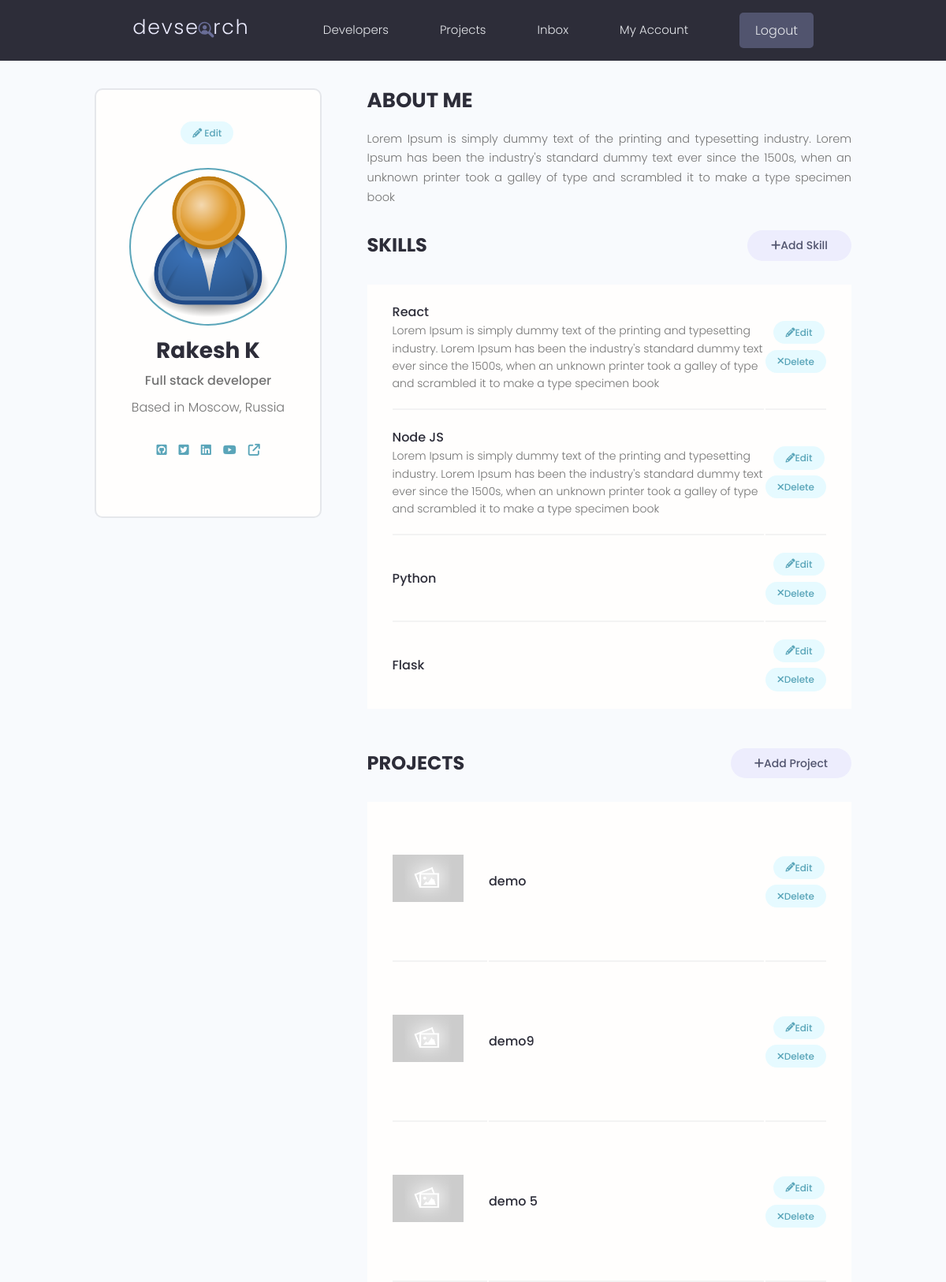
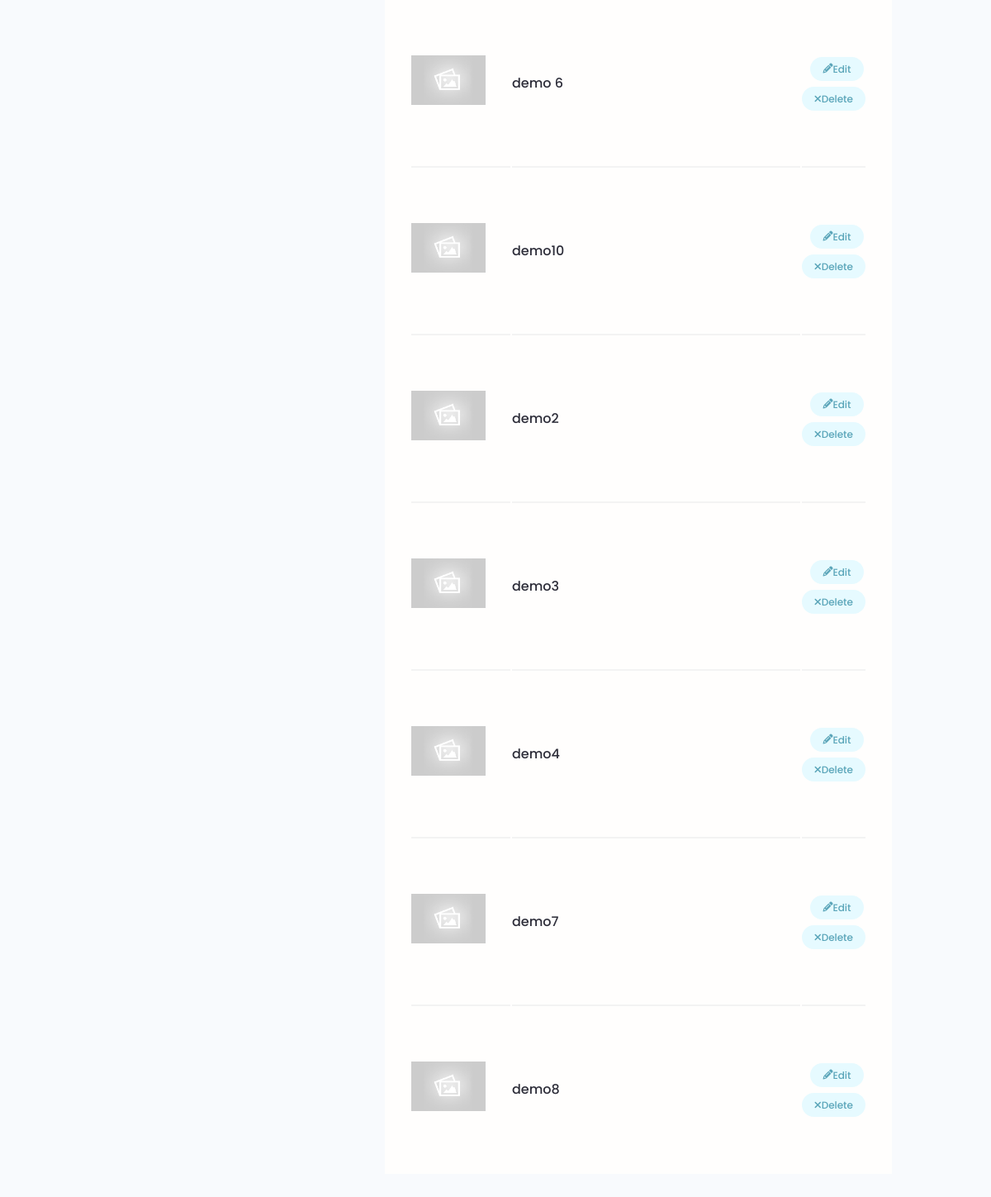
/account/ (signed in), run on the app's committed database (2 pictures, top to bottom).
### users/models.py (models this page shows, shortened)
class Profile(models.Model):
    user = models.OneToOneField(
        User, on_delete=models.CASCADE, null=True, blank=True)
    name = models.CharField(max_length=200, blank=True, null=True)
    email = models.EmailField(max_length=500, blank=True, null=True)
    username = models.CharField(max_length=200, blank=True, null=True)
    location = models.CharField(max_length=200, blank=True, null=True)
    short_intro = models.CharField(max_length=200, blank=True, null=True)
    bio = models.TextField(blank=True, null=True)
    profile_image = models.ImageField(
        null=True, blank=True, upload_to='profiles/', default='profiles/user-default.png')
    social_github = models.CharField(max_length=200, blank=True, null=True)
    social_twitter = models.CharField(max_length=200, blank=True, null=True)
    social_linkedin = models.CharField(max_length=200, blank=True, null=True)
    social_youtube = models.CharField(max_length=200, blank=True, null=True)
    social_website = models.CharField(max_length=200, blank=True, null=True)
    created = models.DateTimeField(auto_now_add=True)
    id = models.UUIDField(default=uuid.uuid4, unique=True,
                          primary_key=True, editable=False)
    class Meta:
        ordering = ['created']
    @property
    def imageUrl(self):
        try:
            url = self.profile_image.url
        except:
            url = ""
        return url

class Skill(models.Model):
    owner = models.ForeignKey(
        Profile, on_delete=models.CASCADE, null=True, blank=True)
    name = models.CharField(max_length=200, blank=True, null=True)
    description = models.TextField(null=True, blank=True)
    created = models.DateTimeField(auto_now_add=True)
    id = models.UUIDField(default=uuid.uuid4, unique=True,
                          primary_key=True, editable=False)

### projects/models.py (models this page shows, shortened)
class Project(models.Model):
    owner = models.ForeignKey(
        Profile, null=True, blank=True, on_delete=models.CASCADE)
    title = models.CharField(max_length=200)
    description = models.TextField(null=True, blank=True)
    featured_image = models.ImageField(
        null=True, blank=True, default='default.jpg')
    demo_link = models.CharField(max_length=2000, null=True, blank=True)
    source_link = models.CharField(max_length=2000, null=True, blank=True)
    tags = models.ManyToManyField('Tag', blank=True)
    vote_total = models.IntegerField(default=0, null=True, blank=True)
    vote_ratio = models.IntegerField(default=0, null=True, blank=True)
    created = models.DateTimeField(auto_now_add=True)
    id = models.UUIDField(default=uuid.uuid4, unique=True,
                          primary_key=True, editable=False)
    class Meta:
        ordering = ['-vote_ratio', '-vote_total', 'title']
    @property
    def imageUrl(self):
        try:
            url = self.featured_image.url
        except:
            url = ""
        return url

### users/views.py (the view)
# urls.py: path('account/', views.userAccount, name='account'),
@login_required(login_url='login')
def userAccount(request):
    profile = request.user.profile
    skills = profile.skill_set.all()
    projects = profile.project_set.all()
    context = {'profile': profile, 'skills': skills, 'projects': projects}
    return render(request, 'users/account.html', context)

### users/templates/users/account.html (shortened to what this page needs)
{% extends 'main.html' %}
{% block content %}
  <main class="settingsPage profile my-md">
    <div class="container">
      <div class="layout">
        <div class="column column--1of3">
          <div class="card text-center">
            <div class="card__body dev">
              <a class="tag tag--pill tag--main settings__btn" href="{% url 'edit-account' %}"><i class="fa fa-pencil"></i> Edit</a>
              <img class="avatar avatar--xl dev__avatar" src="{{ profile.imageUrl }}" />
              <h2 class="dev__name">{{ profile.name }}</h2>
              <p class="dev__title">{{ profile.short_intro }}</p>
              <p class="dev__location">Based in {{ profile.location }}</p>
              <ul class="dev__social">
                {% if profile.social_github %}
                <li>
                  <a title="Github" href="{{ profile.social_github }}" target="_blank"><i class="fa-brands fa-square-github"></i></a>
                </li>
                {% endif %}
                {% if profile.social_twitter %}
                <li>
                  <a title="Twitter" href="{{ profile.social_twitter }}" target="_blank"><i class="fa-brands fa-square-twitter"></i></a>
                </li>
                {% endif %}
                {% if profile.social_linkedin %}
                <li>
                  <a title="LinkedIn" href="{{ profile.social_linkedin }}" target="_blank"><i class="fa-brands fa-linkedin"></i></a>
                </li>
                {% endif %}
                {% if profile.social_youtube %}
                <li>
                  <a title="Youtube" href="{{ profile.social_youtube }}" target="_blank"><i class="fa-brands fa-youtube"></i></a>
                </li>
                {% endif %}
                {% if profile.social_website %}
                <li>
                  <a title="Personal Website" href="{{ profile.social_website }}" target="_blank"><i class="fa-solid fa-arrow-up-right-from-square"></i></a>
                </li>
                {% endif %}
              </ul>
            </div>
          </div>
        </div>
        <div class="column column--2of3">
          <div class="devInfo">
            <h3 class="devInfo__title">About Me</h3>
            <p class="devInfo__about">{{ profile.bio }}</p>
          </div>
          <div class="settings">
            <h3 class="settings__title">Skills</h3>
            <a class="tag tag--pill tag--sub settings__btn tag--lg" href="{% url 'create-skill' %}"><i class="fa fa-plus"></i>Add Skill</a>
          </div>
          <table class="settings__table">
            {% for skill in skills %}
              <tr>
                <td class="settings__tableInfo">
                  <h4>{{ skill.name }}</h4>
                  <p>{{ skill.description }}</p>
                </td>
                <td class="settings__tableActions">
                  <a class="tag tag--pill tag--main settings__btn" href="{% url 'update-skill' skill.id %}"><i class="fa fa-pencil"></i> Edit</a>
                  <a class="tag tag--pill tag--main settings__btn" href="{% url 'delete-skill' skill.id %}?next=/account"><i class="fa fa-times"></i>
                    Delete</a>
                </td>
              </tr>
            {% endfor %}
          </table>
          <div class="settings">
            <h3 class="settings__title">Projects</h3>
            <a class="tag tag--pill tag--sub settings__btn tag--lg" href="{% url 'create-project' %}"><i class="fa fa-plus"></i> Add Project</a>
          </div>
          <table class="settings__table">
            {% for project in projects %}
              <tr>
                <td class="settings__thumbnail">
                  <a href="{% url 'project' project.id %}"><img src="{{ project.imageUrl }}" alt="Project Thumbnail" /></a>
                </td>
                <td class="settings__tableInfo">
                  <a href="{% url 'project' project.id %}">{{ project.title }}</a>
                </td>
                <td class="settings__tableActions">
                  <a class="tag tag--pill tag--main settings__btn" href="{% url 'update-project' project.id %}"><i class="fa fa-pencil"></i> Edit</a>
                  <a class="tag tag--pill tag--main settings__btn" href="{% url 'delete-project' project.id %}?next=/account"><i class="fa fa-times"></i>
                    Delete</a>
                </td>
              </tr>
            {% endfor %}
          </table>
        </div>
      </div>
    </div>
  </main>
  {% endblock content %}

### static/styles/app.css (style rules this page uses)
:root { --color-sub: #2d2d39; }
.card { border: 2px solid var(--color-light); }
img { width: 100%; }
.profile .card > .dev { padding: 4rem; }
.dev__avatar { display: block; margin: auto; }
.dev__name { color: var(--color-sub); font-size: 2.8rem; font-weight: 700; margin-top: 1rem; margin-bottom: 0.5rem; }
.dev__title { font-size: 1.6rem; font-weight: 500; line-height: 1.3; }
.dev__location { margin-top: 1rem; }
.dev__social { margin: 3rem 0; list-style: none; display: flex; justify-content: center; gap: 1.5rem; }
.devInfo { margin-bottom: 3rem; }
.devInfo__title, .devInfo__subtitle { font-size: 2.6rem; color: var(--color-sub); text-transform: uppercase; font-weight: 700; margin-bottom: 1.5rem; }
.devInfo__about, .devSkill__info { font-size: 1.45rem; line-height: 1.7; text-align: justify; }
.settingsPage .dev > .settings__btn { display: inline-block; margin-bottom: 3rem; }
.settings { display: flex; justify-content: space-between; align-items: center; }
.settings__title { font-size: 2.4rem; text-transform: uppercase; font-weight: 700; color: var(--color-sub); }
.settings__table { margin-top: 3rem; margin-bottom: 5rem; padding: 0 3rem; background: var(--color-white); }
.settings__table tr { width: 100%; }
.settings__table tr > td { padding: 2rem 0; }
.settings__table tr:not(:last-child) td { border-bottom: 2px solid var(--color-white-light); }
.settings__thumbnail { width: 23%; min-width: 10rem; }
.settings__thumbnail img { padding-right: 3rem; height: 15rem; object-fit: contain; }
.settings__tableInfo { width: 100%; }
.settings__tableInfo h4, .settings__tableInfo a { padding-right: 1rem; width: auto; font-size: 1.6rem; font-weight: 500; color: var(--color-sub); }
.settings__tableInfo p { font-size: 1.4rem; }
.settings__tableActions { text-align: right; }

### static/uikit/styles/modules/_variables.css (style rules this page uses)
:root { --color-main: #5aa5b9; --color-main-light: #e6faff; --color-sub: #3f4156; --color-sub-light: #51546e; --color-sub-lighter: #ededfd; --color-text: #737373; --color-gray: #8b8b8b; --color-light: #e5e7eb; --color-light-gray: #767676; --color-bg: #f8fafd; --color-white: #fffefd; --color-white-light: #f3f3f3; --color-success: #359e64; --color-success-bg: #def8e8; --color-error: #fc4b0b; --color-error-bg: #fff2ee; --font-base: 'Poppins', arial, helvetica, 'Segoe UI', roboto, ubuntu, sans-serif; --font-monospace: 'Fira Code', 'Courier New', courier, monospace; --font-regular: 300; --font-medium: 500; --font-bold: 700; --generic-shadow: 1px 1px 5px #00000010; --generic-transition: all 0.3s ease-in-out; }

### static/uikit/styles/modules/_base.css (style rules this page uses)
* { margin: 0; padding: 0; box-sizing: border-box; text-rendering: optimizeLegibility; color: inherit; font-size: inherit; }
html { font-size: 50%; }
@media only screen and (min-width: 480px) { html { font-size: 56.25%; } }
@media only screen and (min-width: 1200px) { html { font-size: 62.5%; } }
body { line-height: 1.6; font-weight: 400; font-size: 1.5rem; color: var(--color-text); background-color: var(--color-bg); min-height: 100vh; }

### static/uikit/styles/modules/_typography.css (style rules this page uses)
* { font-family: var(--font-base); }
h2 { font-size: 3.6rem; font-weight: var(--font-bold); }
h3 { font-size: 3.2rem; font-weight: var(--font-medium); }
h4 { font-size: 2.8rem; font-weight: var(--font-medium); }
p, span, strong { font-size: 1.6rem; color: var(--color-text); font-weight: var(--font-regular); }
a { padding-bottom: 2px; text-decoration: none; display: inline-block; color: var(--color-main); font-weight: var(--font-medium); }

### static/uikit/styles/modules/_utilities.css (style rules this page uses)
.container { width: 92%; max-width: 165rem; margin: 0 auto; box-sizing: border-box; }
@media screen and (min-width: 1000px) { .container { width: 90%; } }
@media screen and (min-width: 1200px) { .container { width: 80%; } }
.text-center { text-align: center; }
.my-md { margin: 3rem auto; }

### static/uikit/styles/modules/_avatar.css (style rules this page uses)
.avatar { border-radius: 50%; border: 2px solid var(--color-main); object-fit: cover; }
.avatar--xl { height: 20rem; width: 20rem; }

### static/uikit/styles/modules/_card.css (style rules this page uses)
.card { border-radius: 1rem; background-color: var(--color-white); border: 1.5px solid var(--color-light); width: auto; height: auto; margin-top: 0.5rem; margin-bottom: 0.5rem; overflow: hidden; }
.card__body, .card__header { padding: 2rem 2.5rem; }

### static/uikit/styles/modules/_layout.css (style rules this page uses)
.layout { display: flex; flex-flow: row wrap; justify-content: space-between; }
.layout > .column { margin-bottom: 3rem; }
.layout > .column.column--1of3 { flex-basis: 30%; }
.layout > .column.column--2of3 { flex-basis: 64%; }

### data on the page
Profile: imageUrl (placeholder picture), name "Rakesh K", short_intro "Full stack developer", location "Moscow, Russia", bio "Lorem Ipsum is simply dummy text of the printing and typesetting industry. Lorem Ipsum has been the industry's standard dummy text ever since the 1500s, when an unknown printer took a galley of type and scrambled it to make a type specimen book"
Skill: name "React", description "Lorem Ipsum is simply dummy text of the printing and typesetting industry. Lorem Ipsum has been the industry's standard dummy text ever since the 1500s, when an unknown printer took a galley of type and scrambled it to make a type specimen book"
Skill: name "Node JS", description "Lorem Ipsum is simply dummy text of the printing and typesetting industry. Lorem Ipsum has been the industry's standard dummy text ever since the 1500s, when an unknown printer took a galley of type and scrambled it to make a type specimen book"
Skill: name "Python"
Skill: name "Flask"
Project: imageUrl (placeholder picture), title "demo"
Project: imageUrl (placeholder picture), title "demo9"
Project: imageUrl (placeholder picture), title "demo 5"
Project: imageUrl (placeholder picture), title "demo 6"
Project: imageUrl (placeholder picture), title "demo10"
Project: imageUrl (placeholder picture), title "demo2"
Project: imageUrl (placeholder picture), title "demo3"
Project: imageUrl (placeholder picture), title "demo4"
Project: imageUrl (placeholder picture), title "demo7"
Project: imageUrl (placeholder picture), title "demo8"
